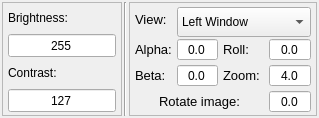
                         <widget class="QFrame" name="horizontalFrame_anypoint">
                          <property name="maximumSize">
                           <size>
                            <width>320</width>
                            <height>16777215</height>
                           </size>
                          </property>
                          <layout class="QHBoxLayout" name="horizontalLayout_22">
                           <property name="spacing">
                            <number>2</number>
                           </property>
                           <property name="leftMargin">
                            <number>2</number>
                           </property>
                           <property name="topMargin">
                            <number>2</number>
                           </property>
                           <property name="rightMargin">
                            <number>2</number>
                           </property>
                           <property name="bottomMargin">
                            <number>2</number>
                           </property>
                           <item>
                            <widget class="QFrame" name="frame_11">
                             <property name="minimumSize">
                              <size>
                               <width>120</width>
                               <height>0</height>
                              </size>
                             </property>
                             <property name="maximumSize">
                              <size>
                               <width>120</width>
                               <height>140</height>
                              </size>
                             </property>
                             <property name="frameShape">
                              <enum>QFrame::StyledPanel</enum>
                             </property>
                             <property name="frameShadow">
                              <enum>QFrame::Raised</enum>
                             </property>
                             <layout class="QGridLayout" name="gridLayout">
                              <property name="leftMargin">
                               <number>5</number>
                              </property>
                              <property name="topMargin">
                               <number>2</number>
                              </property>
                              <property name="rightMargin">
                               <number>5</number>
                              </property>
                              <property name="bottomMargin">
                               <number>2</number>
                              </property>
                              <property name="horizontalSpacing">
                               <number>5</number>
                              </property>
                              <property name="verticalSpacing">
                               <number>3</number>
                              </property>
                              <item row="1" column="0" colspan="2">
                               <widget class="QSpinBox" name="spinBox_brighness">
                                <property name="sizePolicy">
                                 <sizepolicy hsizetype="Preferred" vsizetype="Preferred">
                                  <horstretch>0</horstretch>
                                  <verstretch>0</verstretch>
                                 </sizepolicy>
                                </property>
                                <property name="minimumSize">
                                 <size>
                                  <width>40</width>
                                  <height>0</height>
                                 </size>
                                </property>
                                <property name="maximumSize">
                                 <size>
                                  <width>16777215</width>
                                  <height>25</height>
                                 </size>
                                </property>
                                <property name="alignment">
                                 <set>Qt::AlignCenter</set>
                                </property>
                                <property name="buttonSymbols">
                                 <enum>QAbstractSpinBox::NoButtons</enum>
                                </property>
                                <property name="maximum">
                                 <number>510</number>
                                </property>
                                <property name="value">
                                 <number>255</number>
                                </property>
                               </widget>
                              </item>
                              <item row="2" column="0">
                               <widget class="QLabel" name="label_23">
                                <property name="maximumSize">
                                 <size>
                                  <width>16777215</width>
                                  <height>25</height>
                                 </size>
                                </property>
                                <property name="text">
                                 <string>Contrast:</string>
                                </property>
                                <property name="alignment">
                                 <set>Qt::AlignLeading|Qt::AlignLeft|Qt::AlignVCenter</set>
                                </property>
                               </widget>
                              </item>
                              <item row="0" column="0">
                               <widget class="QLabel" name="label_22">
                                <property name="maximumSize">
                                 <size>
                                  <width>16777215</width>
                                  <height>25</height>
                                 </size>
                                </property>
                                <property name="text">
                                 <string>Brightness:</string>
                                </property>
                                <property name="alignment">
                                 <set>Qt::AlignCenter</set>
                                </property>
                               </widget>
                              </item>
                              <item row="3" column="0" colspan="2">
                               <widget class="QSpinBox" name="spinBox_contrast">
                                <property name="sizePolicy">
                                 <sizepolicy hsizetype="Preferred" vsizetype="Preferred">
                                  <horstretch>0</horstretch>
                                  <verstretch>0</verstretch>
                                 </sizepolicy>
                                </property>
                                <property name="minimumSize">
                                 <size>
                                  <width>40</width>
                                  <height>0</height>
                                 </size>
                                </property>
                                <property name="maximumSize">
                                 <size>
                                  <width>16777215</width>
                                  <height>25</height>
                                 </size>
                                </property>
                                <property name="alignment">
                                 <set>Qt::AlignCenter</set>
                                </property>
                                <property name="buttonSymbols">
                                 <enum>QAbstractSpinBox::NoButtons</enum>
                                </property>
                                <property name="maximum">
                                 <number>255</number>
                                </property>
                                <property name="value">
                                 <number>127</number>
                                </property>
                               </widget>
                              </item>
                             </layout>
                            </widget>
                           </item>
                           <item>
                            <widget class="Line" name="line_3">
                             <property name="orientation">
                              <enum>Qt::Vertical</enum>
                             </property>
                            </widget>
                           </item>
                           <item>
                            <widget class="QFrame" name="frame_10">
                             <property name="maximumSize">
                              <size>
                               <width>188</width>
                               <height>140</height>
                              </size>
                             </property>
                             <property name="frameShape">
                              <enum>QFrame::StyledPanel</enum>
                             </property>
                             <property name="frameShadow">
                              <enum>QFrame::Raised</enum>
                             </property>
                             <layout class="QGridLayout" name="gridLayout_2">
                              <property name="leftMargin">
                               <number>5</number>
                              </property>
                              <property name="topMargin">
                               <number>2</number>
                              </property>
                              <property name="rightMargin">
                               <number>5</number>
                              </property>
                              <property name="bottomMargin">
                               <number>2</number>
                              </property>
                              <property name="horizontalSpacing">
                               <number>5</number>
                              </property>
                              <property name="verticalSpacing">
                               <number>3</number>
                              </property>
                              <item row="3" column="2">
                               <widget class="QLabel" name="label_53">
                                <property name="maximumSize">
                                 <size>
                                  <width>16777215</width>
                                  <height>25</height>
                                 </size>
                                </property>
                                <property name="font">
                                 <font>
                                  <pointsize>10</pointsize>
                                 </font>
                                </property>
                                <property name="text">
                                 <string>Zoom:</string>
                                </property>
                               </widget>
                              </item>
                              <item row="3" column="0">
                               <widget class="QLabel" name="label_52">
                                <property name="maximumSize">
                                 <size>
                                  <width>16777215</width>
                                  <height>25</height>
                                 </size>
                                </property>
                                <property name="font">
                                 <font>
                                  <pointsize>10</pointsize>
                                 </font>
                                </property>
                                <property name="text">
                                 <string>Beta:</string>
                                </property>
                               </widget>
                              </item>
                              <item row="1" column="1" colspan="3">
                               <widget class="QComboBox" name="comboBox_select_view">
                                <property name="sizePolicy">
                                 <sizepolicy hsizetype="Preferred" vsizetype="Fixed">
                                  <horstretch>0</horstretch>
                                  <verstretch>0</verstretch>
                                 </sizepolicy>
                                </property>
                                <property name="minimumSize">
                                 <size>
                                  <width>0</width>
                                  <height>30</height>
                                 </size>
                                </property>
                                <property name="maximumSize">
                                 <size>
                                  <width>16777215</width>
                                  <height>25</height>
                                 </size>
                                </property>
                                <item>
                                 <property name="text">
                                  <string>Left Window</string>
                                 </property>
                                </item>
                                <item>
                                 <property name="text">
                                  <string>Right Window</string>
                                 </property>
                                </item>
                                <item>
                                 <property name="text">
                                  <string>Steering View</string>
                                 </property>
                                </item>
                                <item>
                                 <property name="text">
                                  <string>Second Driver View</string>
                                 </property>
                                </item>
                                <item>
                                 <property name="text">
                                  <string>For comparison View</string>
                                 </property>
                                </item>
                               </widget>
                              </item>
                              <item row="4" column="0" colspan="3">
                               <widget class="QLabel" name="label_55">
                                <property name="maximumSize">
                                 <size>
                                  <width>16777215</width>
                                  <height>25</height>
                                 </size>
                                </property>
                                <property name="font">
                                 <font>
                                  <pointsize>10</pointsize>
                                 </font>
                                </property>
                                <property name="text">
                                 <string>Rotate image:</string>
                                </property>
                                <property name="alignment">
                                 <set>Qt::AlignCenter</set>
                                </property>
                               </widget>
                              </item>
                              <item row="1" column="0">
                               <widget class="QLabel" name="label_13">
                                <property name="minimumSize">
                                 <size>
                                  <width>0</width>
                                  <height>0</height>
                                 </size>
                                </property>
                                <property name="maximumSize">
                                 <size>
                                  <width>16777215</width>
                                  <height>25</height>
                                 </size>
                                </property>
                                <property name="font">
                                 <font>
                                  <pointsize>10</pointsize>
                                 </font>
                                </property>
                                <property name="text">
                                 <string>View:</string>
                                </property>
                                <property name="alignment">
                                 <set>Qt::AlignLeading|Qt::AlignLeft|Qt::AlignVCenter</set>
                                </property>
                               </widget>
                              </item>
                              <item row="2" column="2">
                               <widget class="QLabel" name="label_54">
                                <property name="font">
                                 <font>
                                  <pointsize>10</pointsize>
                                 </font>
                                </property>
                                <property name="text">
                                 <string>Roll:</string>
                                </property>
                               </widget>
                              </item>
                              <item row="2" column="0">
                               <widget class="QLabel" name="label_51">
                                <property name="maximumSize">
                                 <size>
                                  <width>16777215</width>
                                  <height>25</height>
                                 </size>
                                </property>
                                <property name="font">
                                 <font>
                                  <pointsize>10</pointsize>
                                 </font>
                                </property>
                                <property name="text">
                                 <string>Alpha:</string>
                                </property>
                               </widget>
                              </item>
                              <item row="3" column="3">
                               <widget class="QDoubleSpinBox" name="spinBox_zoom_anypoint_view">
                                <property name="minimumSize">
                                 <size>
                                  <width>0</width>
                                  <height>0</height>
                                 </size>
                                </property>
                                <property name="maximumSize">
                                 <size>
                                  <width>16777215</width>
                                  <height>25</height>
                                 </size>
                                </property>
                                <property name="alignment">
                                 <set>Qt::AlignCenter</set>
                                </property>
                                <property name="buttonSymbols">
                                 <enum>QAbstractSpinBox::NoButtons</enum>
                                </property>
                                <property name="decimals">
                                 <number>1</number>
                                </property>
                                <property name="singleStep">
                                 <double>0.100000000000000</double>
                                </property>
                                <property name="value">
                                 <double>4.000000000000000</double>
                                </property>
                               </widget>
                              </item>
                              <item row="2" column="3">
                               <widget class="QDoubleSpinBox" name="doubleSpinBox_roll_anypoint_view">
                                <property name="minimumSize">
                                 <size>
                                  <width>0</width>
                                  <height>0</height>
                                 </size>
                                </property>
                                <property name="maximumSize">
                                 <size>
                                  <width>16777215</width>
                                  <height>25</height>
                                 </size>
                                </property>
                                <property name="alignment">
                                 <set>Qt::AlignCenter</set>
                                </property>
                                <property name="buttonSymbols">
                                 <enum>QAbstractSpinBox::NoButtons</enum>
                                </property>
                                <property name="decimals">
                                 <number>1</number>
                                </property>
                                <property name="minimum">
                                 <double>-180.000000000000000</double>
                                </property>
                                <property name="maximum">
                                 <double>180.000000000000000</double>
                                </property>
                                <property name="singleStep">
                                 <double>0.100000000000000</double>
                                </property>
                               </widget>
                              </item>
                              <item row="4" column="3">
                               <widget class="QDoubleSpinBox" name="spinBox_rotate_image_original">
                                <property name="minimumSize">
                                 <size>
                                  <width>0</width>
                                  <height>0</height>
                                 </size>
                                </property>
                                <property name="maximumSize">
                                 <size>
                                  <width>16777215</width>
                                  <height>25</height>
                                 </size>
                                </property>
                                <property name="alignment">
                                 <set>Qt::AlignCenter</set>
                                </property>
                                <property name="buttonSymbols">
                                 <enum>QAbstractSpinBox::NoButtons</enum>
                                </property>
                                <property name="decimals">
                                 <number>1</number>
                                </property>
                                <property name="minimum">
                                 <double>-180.000000000000000</double>
                                </property>
                                <property name="maximum">
                                 <double>180.000000000000000</double>
                                </property>
                                <property name="singleStep">
                                 <double>0.100000000000000</double>
                                </property>
                               </widget>
                              </item>
                              <item row="2" column="1">
                               <widget class="QDoubleSpinBox" name="spinBox_alpha_anypoint_view">
                                <property name="minimumSize">
                                 <size>
                                  <width>0</width>
                                  <height>0</height>
                                 </size>
                                </property>
                                <property name="maximumSize">
                                 <size>
                                  <width>16777215</width>
                                  <height>25</height>
                                 </size>
                                </property>
                                <property name="alignment">
                                 <set>Qt::AlignCenter</set>
                                </property>
                                <property name="buttonSymbols">
                                 <enum>QAbstractSpinBox::NoButtons</enum>
                                </property>
                                <property name="correctionMode">
                                 <enum>QAbstractSpinBox::CorrectToNearestValue</enum>
                                </property>
                                <property name="decimals">
                                 <number>1</number>
                                </property>
                                <property name="minimum">
                                 <double>-110.000000000000000</double>
                                </property>
                                <property name="maximum">
                                 <double>110.000000000000000</double>
                                </property>
                                <property name="singleStep">
                                 <double>0.100000000000000</double>
                                </property>
                               </widget>
                              </item>
                              <item row="3" column="1">
                               <widget class="QDoubleSpinBox" name="spinBox_beta_anypoint_view">
                                <property name="minimumSize">
                                 <size>
                                  <width>0</width>
                                  <height>0</height>
                                 </size>
                                </property>
                                <property name="maximumSize">
                                 <size>
                                  <width>16777215</width>
                                  <height>25</height>
                                 </size>
                                </property>
                                <property name="alignment">
                                 <set>Qt::AlignCenter</set>
                                </property>
                                <property name="buttonSymbols">
                                 <enum>QAbstractSpinBox::NoButtons</enum>
                                </property>
                                <property name="decimals">
                                 <number>1</number>
                                </property>
                                <property name="minimum">
                                 <double>-180.000000000000000</double>
                                </property>
                                <property name="maximum">
                                 <double>180.000000000000000</double>
                                </property>
                                <property name="singleStep">
                                 <double>0.100000000000000</double>
                                </property>
                               </widget>
                              </item>
                             </layout>
                            </widget>
                           </item>
                          </layout>
                         </widget>
